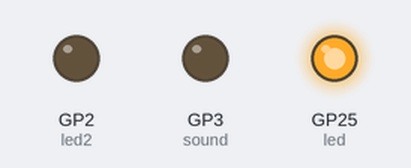
Bench run of a program on a simulated Raspberry Pi Pico running MicroPython. Shown: output pins drawn as LEDs (lit = HIGH). At 8.0 s the program stops and its outputs stay as they are.

Above: at 0.4 s.
At 2.2 s:
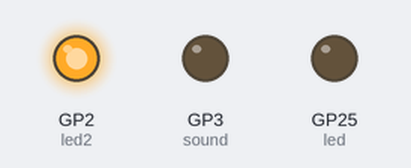
At 3.1 s:
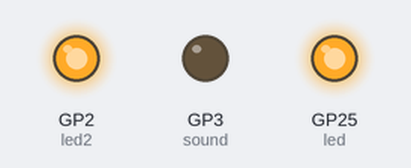
At 8.1 s:
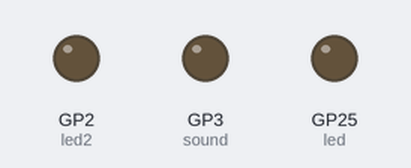
Timing chart, 0 to 9.5 s (numbered marks = the images above):
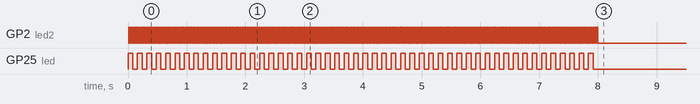

The program:

test.py
```python
import time
import rp2
from machine import Pin

# Define the blink program.  It has one GPIO to bind to on the set instruction, which is an output pin.
# Use lots of delays to make the blinking visible by eye.
@rp2.asm_pio(set_init=rp2.PIO.OUT_LOW)
def blink():
    wrap_target()
    set(pins, 1)   [31]
    nop()          [31]
    nop()          [31]
    nop()          [31]
    nop()          [31]
    set(pins, 0)   [31]
    nop()          [31]
    nop()          [31]
    nop()          [31]
    nop()          [31]
    wrap()

@rp2.asm_pio(set_init=rp2.PIO.OUT_LOW)
def blink2():
    wrap_target()
    set(pins, 0)   [31]
    nop()          [31]
    nop()          [31]
    nop()          [31]
    nop()          [31]
    set(pins, 1)   [31]
    nop()          [31]
    nop()          [31]
    nop()          [31]
    nop()          [31]
    wrap()


# Instantiate a state machine with the blink program, at 2000Hz, with set bound to Pin(25) (LED on the rp2 board)
sm = rp2.StateMachine(0, blink, freq=2000, set_base=Pin(25))
sm2 = rp2.StateMachine(1, blink2, freq=10000, set_base=Pin(2))
sound = Pin(3, Pin.OUT)
sound.value(0)

# Run the state machine for 3 seconds.  The LED should blink.
# sound.toggle()
sm.active(1)
sm2.active(1)
time.sleep(8)
sm.active(0)
sm2.active(0)
# sound.toggle()

# sm.active(1)
# time.sleep(3)
# sm.active(0)

led = Pin(25, Pin.OUT)
led.value(0)
led2 = Pin(2, Pin.OUT)
led2.value(0)
```
